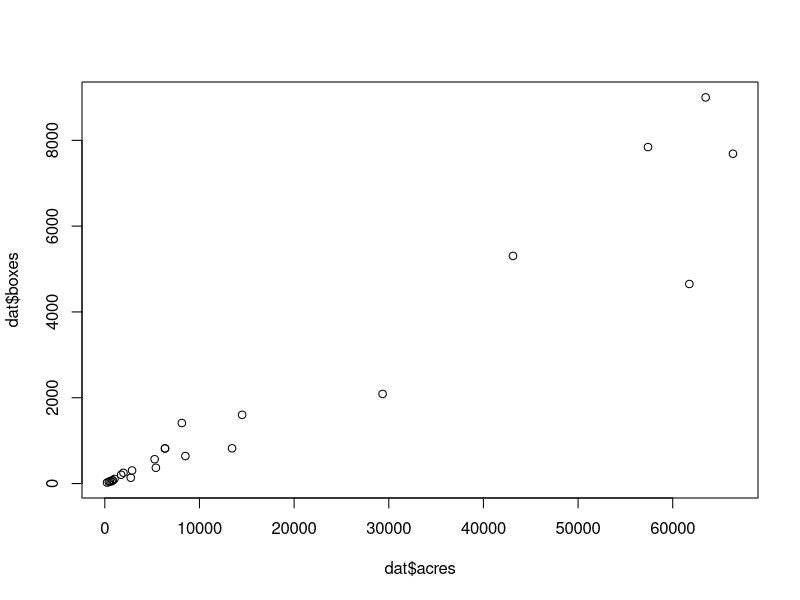
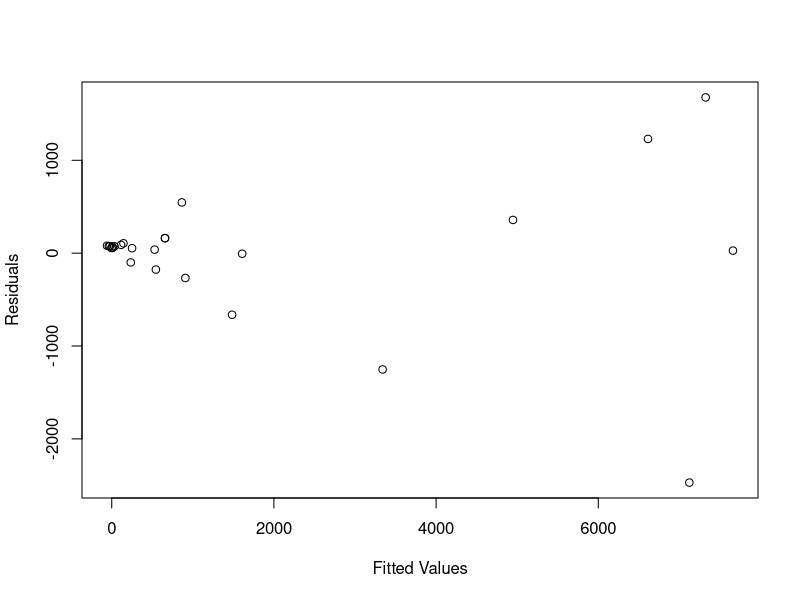
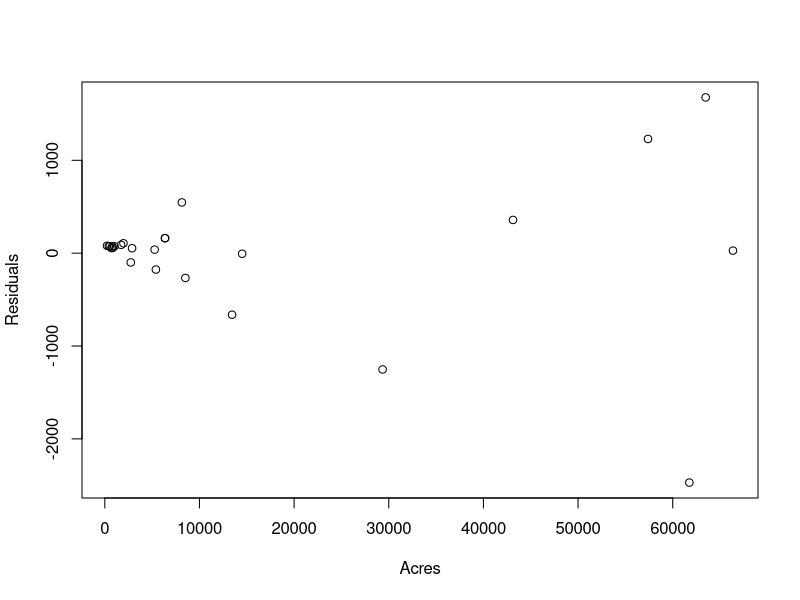
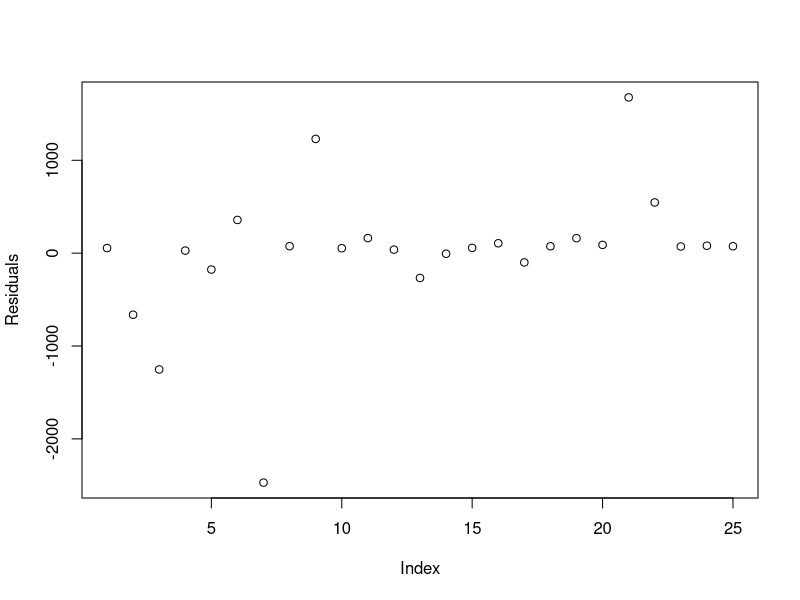
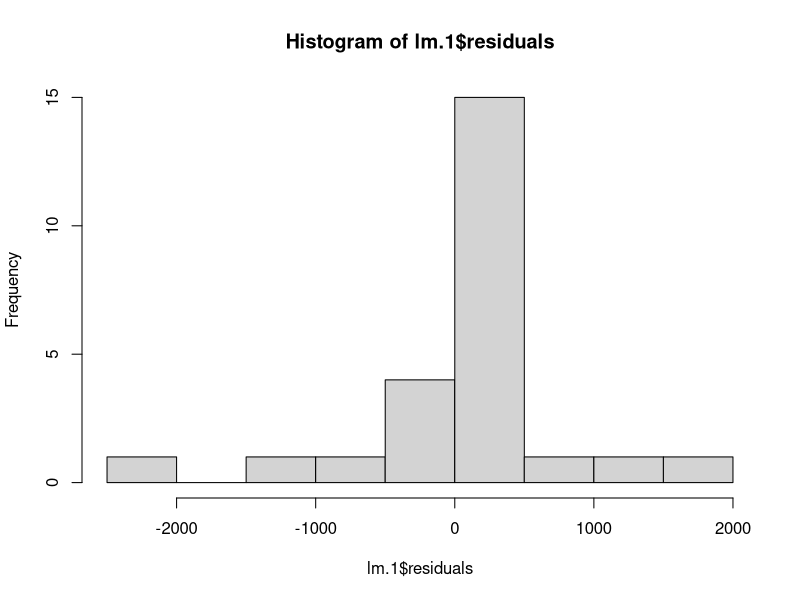
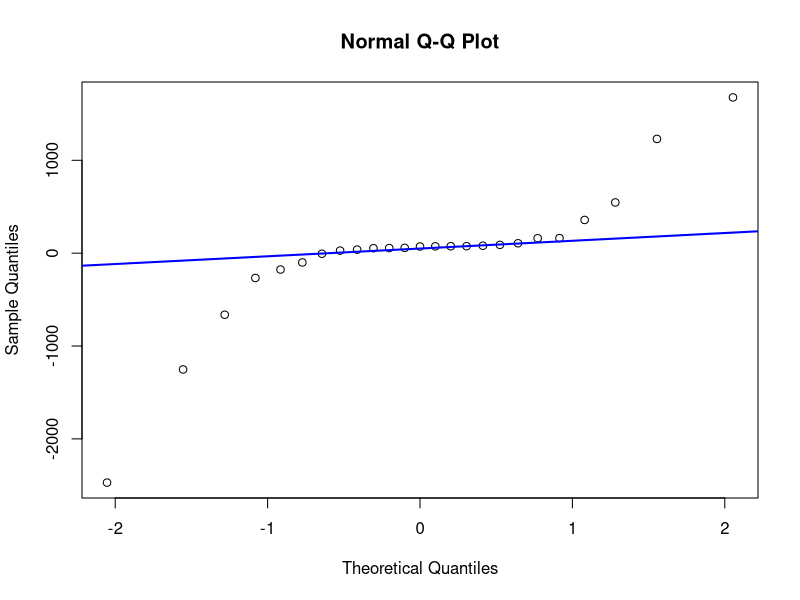
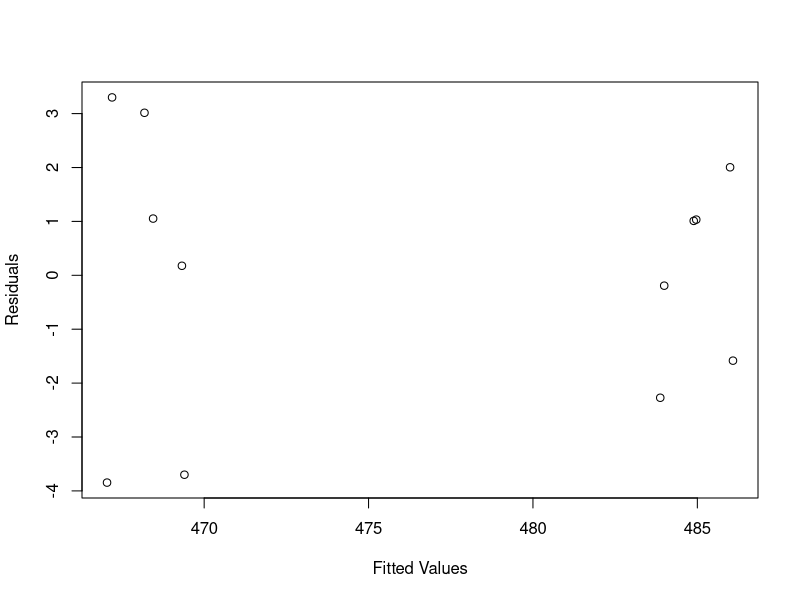
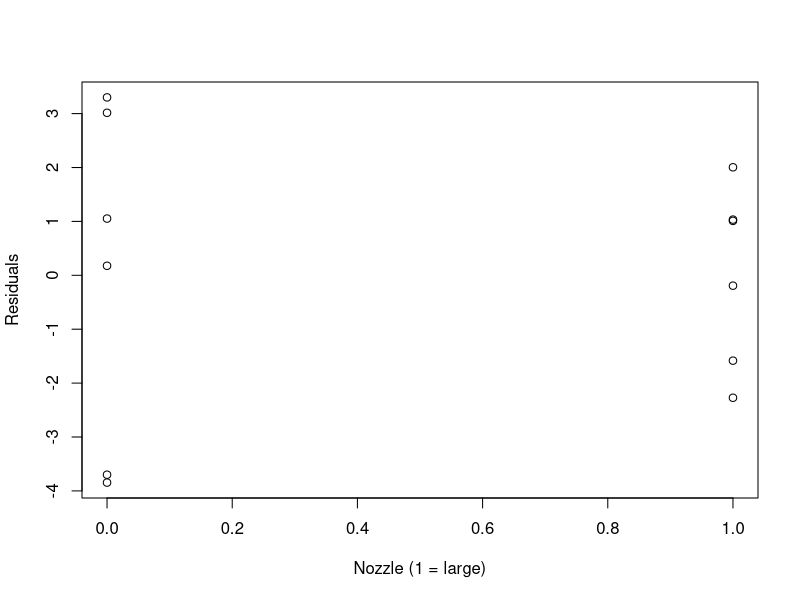

These charts were generated, in order, by the following R code:
## ---- chunk 1
### Residual plots/diagnostics demo.

## Florida oranges revisited.
dat <- read.csv("csv/florange.csv")
plot(dat$acres, dat$boxes)
lm.1 <- lm(dat$boxes ~ dat$acres)
summary(lm.1)

# Residual plot: vs fitted values.
plot(lm.1$fitted.values,
     lm.1$residuals,
     xlab = "Fitted Values",
     ylab = "Residuals")

# Residual plot: vs predictor (just one in this case).
plot(dat$acres, lm.1$residuals, xlab = "Acres", ylab = "Residuals")

# Residual plot: vs i (just to demo plot; no time/space ordering here).
plot(1:nrow(dat), lm.1$residuals, xlab = "Index", ylab = "Residuals")

# Histogram of residuals.
hist(lm.1$residuals)

# QQ plot of residuals.
qqnorm(lm.1$residuals)
qqline(lm.1$residuals, col = "blue", lwd = 2)


## Rocket data revisited.
rocket <- read.csv("csv/rocket.csv")
mr <- lm(thrust ~ nozzle + propratio, data = rocket)
summary(mr)

# Residual plot: vs fitted values.
plot(mr$fitted.values,
     mr$residuals,
     xlab = "Fitted Values",
     ylab = "Residuals")

# Residual plot: vs predictors.
plot(rocket$nozzle, mr$residuals, xlab = "Nozzle (1 = large)",
     ylab = "Residuals")
plot(rocket$propratio,
     mr$residuals,
     xlab = "Propellant to fuel ratio",
     ylab = "Residuals")

# Histogram of residuals,
hist(mr$residuals)

# QQ plot of residuals,
qqnorm(mr$residuals)
qqline(mr$residuals, col = "blue", lwd = 2)
